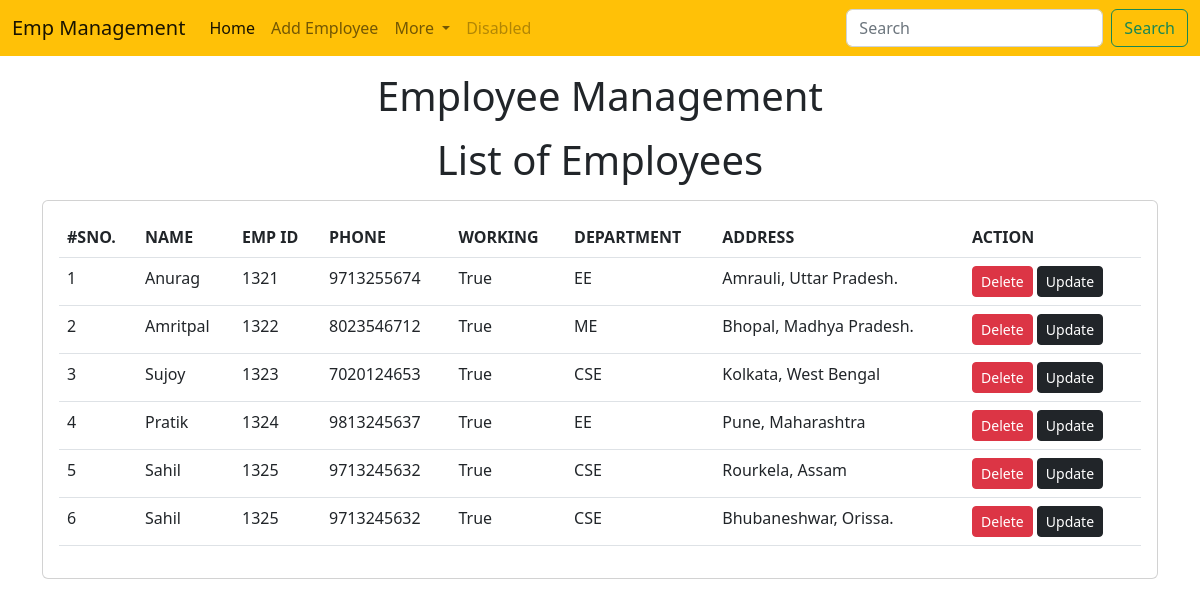
The page /emp/home/ on the database its author committed.
### emp/models.py (models this page shows, shortened)
class Emp(models.Model):
    name=models.CharField(max_length=200)
    emp_id=models.CharField(max_length=200)
    phone=models.CharField(max_length=10)
    address=models.CharField(max_length=150, null=True, blank=True)
    working=models.BooleanField(default=True)
    department=models.CharField(max_length=10)

### emp/views.py (the view)
# urls.py: path("home/",emp_home),
def emp_home(request):
    emps=Emp.objects.all()
    return render(request, "emp/home.html",{
        'emps':emps
    })

### templates/emp/home.html (shortened to what this page needs)
<!DOCTYPE html>
<html lang="en">
  <head>
    <link
      href="https://cdn.jsdelivr.net/npm/bootstrap@5.2.0-beta1/dist/css/bootstrap.min.css"
      rel="stylesheet"
    />
  </head>
  <body>
    {% include 'emp/navbar.html' %}
    <h1 class="text-center my-3">Employee Management</h1>
    <h1 class="text-center my-3">List of Employees</h1>
    <div class="container">
      <div class="row">
        <div class="col-md-12">
          <div class="card">
            <div class="card-body">
              <table class="table">
                <thead>
                  <tr>
                    <th>#SNO.</th>
                    <th>NAME</th>
                    <th>EMP ID</th>
                    <th>PHONE</th>
                    <th>WORKING</th>
                    <th>DEPARTMENT</th>
                    <th>ADDRESS</th>
                    <th>ACTION</th>
                  </tr>
                </thead>
                <tbody>
                  {% for e in emps %}
                  <tr>
                    <td>{{forloop.counter}}</td>
                    <td>{{e.name}}</td>
                    <td>{{e.emp_id}}</td>
                    <td>{{e.phone}}</td>
                    <td>{{e.working}}</td>
                    <td>{{e.department}}</td>
                    <td>{{e.address}}</td>
                    <td>
                      <a href="/emp/delete_emp/{{e.id}}" class="btn btn-danger btn-sm">Delete</a>
                      <a href="/emp/update_emp/{{e.id}}" class="btn btn-dark btn-sm">Update</a>
                    </td>
                  </tr>
                  {% endfor %}
                </tbody>
              </table>
            </div>
          </div>
        </div>
      </div>
    </div>
  </body>
</html>

### templates/emp/navbar.html (shortened to what this page needs)
<nav class="navbar navbar-expand-lg bg-warning">
    <div class="container-fluid">
      <a class="navbar-brand" href="#">Emp Management</a>
      <div class="collapse navbar-collapse" id="navbarSupportedContent">
        <ul class="navbar-nav me-auto mb-2 mb-lg-0">
          <li class="nav-item">
            <a class="nav-link active" aria-current="page" href="/emp/home/">Home</a>
          </li>
          <li class="nav-item">
            <a class="nav-link" href="/emp/add_emp/">Add Employee</a>
          </li>
          <li class="nav-item dropdown">
            <a class="nav-link dropdown-toggle" href="#" role="button" data-bs-toggle="dropdown" aria-expanded="false">
              More
            </a>
          </li>
          <li class="nav-item">
            <a class="nav-link disabled">Disabled</a>
          </li>
        </ul>
        <form class="d-flex" role="search">
          <input class="form-control me-2" type="search" placeholder="Search" aria-label="Search">
          <button class="btn btn-outline-success" type="submit">Search</button>
        </form>
      </div>
    </div>
  </nav>

### rows shown on the page
Emp: name "Anurag", emp_id "1321", phone "9713255674", working "True", department "EE", address "Amrauli, Uttar Pradesh."
Emp: name "Amritpal", emp_id "1322", phone "8023546712", working "True", department "ME", address "Bhopal, Madhya Pradesh."
Emp: name "Sujoy", emp_id "1323", phone "7020124653", working "True", department "CSE", address "Kolkata, West Bengal"
Emp: name "Pratik", emp_id "1324", phone "9813245637", working "True", department "EE", address "Pune, Maharashtra"
Emp: name "Sahil", emp_id "1325", phone "9713245632", working "True", department "CSE", address "Rourkela, Assam"
Emp: name "Sahil", emp_id "1325", phone "9713245632", working "True", department "CSE", address "Bhubaneshwar, Orissa."
